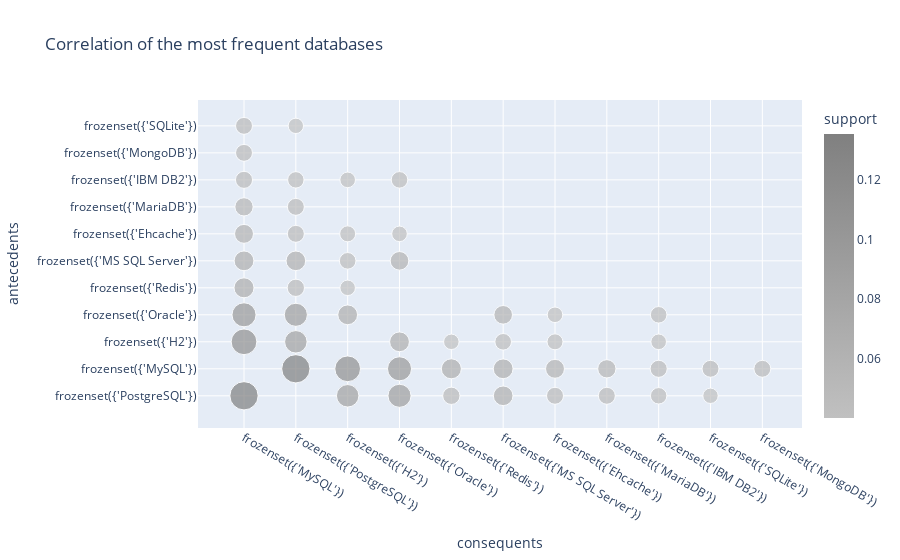

Notebook cell for this chart:
### Code cell
import plotly.express as px 
#colors = {:'gray'}
#colors = {'Relational':'silver','NoSQL':'gray'}
#c = rules1c['support'].apply(lambda x: colors[x])

fig = px.scatter(rules1c, x="consequents", y="antecedents", size='support', title='Correlation of the most frequent databases',
color = 'support', hover_data=['support'],
color_continuous_scale = ["silver","gray"])
#color_discrete_map = 'support',
#hover_data=['support'])
##color_continuous_scale = ["black","grey11","grey21","grey31","dimgray","gray","darkgray","slategray","silver","lightgrey","gainsboro"])

#px = plt.subplot(111) #specify a subplot
#px.legend()
#for i in px.patches:
#    px.annotate(i.get_height(),(i.get_x() + i.get_width() / 2, i.get_height()),
#    ha='center', va='baseline', fontsize=10, color='black', xytext=(0, 1),textcoords='offset points')

fig.show()

### Figure 1 — Plotly figure (JSON) as saved in the notebook; plotly's stock layout.template omitted (floating-point values rounded to 4 significant figures)
{"data": [{"customdata": [[0.1353], [0.1353], [0.112], [0.112], [0.09811], [0.09811], [0.09022], [0.09022], [0.08549], [0.08549], [0.06782], [0.06782], [0.06625], [0.06625], [0.06625], [0.06625], [0.0653], [0.0653], [0.06057], [0.06057], [0.05868], [0.05868], [0.05647], [0.05647], [0.05079], [0.05079], [0.04953], [0.04953], [0.0489], [0.0489], [0.0489], [0.0489], [0.04858], [0.04858], [0.04858], [0.04858], [0.04669], [0.04669], [0.04637], [0.04637], [0.04574], [0.04574], [0.04322], [0.04322], [0.04132], [0.04132], [0.04101], [0.04101], [0.04069], [0.04069], [0.04006], [0.04006]], "hovertemplate": "consequents=%{x}<br>antecedents=%{y}<br>support=%{marker.color}<extra></extra>", "legendgroup": "", "marker": {"color": [0.1353, 0.1353, 0.112, 0.112, 0.09811, 0.09811, 0.09022, 0.09022, 0.08549, 0.08549, 0.06782, 0.06782, 0.06625, 0.06625, 0.06625, 0.06625, 0.0653, 0.0653, 0.06057, 0.06057, 0.05868, 0.05868, 0.05647, 0.05647, 0.05079, 0.05079, 0.04953, 0.04953, 0.0489, 0.0489, 0.0489, 0.0489, 0.04858, 0.04858, 0.04858, 0.04858, 0.04669, 0.04669, 0.04637, 0.04637, 0.04574, 0.04574, 0.04322, 0.04322, 0.04132, 0.04132, 0.04101, 0.04101, 0.04069, 0.04069, 0.04006, 0.04006], "coloraxis": "coloraxis", "size": [0.1353, 0.1353, 0.112, 0.112, 0.09811, 0.09811, 0.09022, 0.09022, 0.08549, 0.08549, 0.06782, 0.06782, 0.06625, 0.06625, 0.06625, 0.06625, 0.0653, 0.0653, 0.06057, 0.06057, 0.05868, 0.05868, 0.05647, 0.05647, 0.05079, 0.05079, 0.04953, 0.04953, 0.0489, 0.0489, 0.0489, 0.0489, 0.04858, 0.04858, 0.04858, 0.04858, 0.04669, 0.04669, 0.04637, 0.04637, 0.04574, 0.04574, 0.04322, 0.04322, 0.04132, 0.04132, 0.04101, 0.04101, 0.04069, 0.04069, 0.04006, 0.04006], "sizemode": "area", "sizeref": 0.0003383, "symbol": "circle"}, "mode": "markers", "name": "", "orientation": "v", "showlegend": false, "type": "scatter", "x": ["frozenset({'MySQL'})", "frozenset({'PostgreSQL'})", "frozenset({'MySQL'})", "frozenset({'H2'})", "frozenset({'MySQL'})", "frozenset({'Oracle'})", "frozenset({'Oracle'})", "frozenset({'PostgreSQL'})", "frozenset({'PostgreSQL'})", "frozenset({'H2'})", "frozenset({'MySQL'})", "frozenset({'Redis'})", "frozenset({'Oracle'})", "frozenset({'MySQL'})", "frozenset({'H2'})", "frozenset({'MS SQL Server'})", "frozenset({'PostgreSQL'})", "frozenset({'MS SQL Server'})", "frozenset({'Ehcache'})", "frozenset({'MySQL'})", "frozenset({'Oracle'})", "frozenset({'MS SQL Server'})", "frozenset({'MariaDB'})", "frozenset({'MySQL'})", "frozenset({'Redis'})", "frozenset({'PostgreSQL'})", "frozenset({'IBM DB2'})", "frozenset({'MySQL'})", "frozenset({'MariaDB'})", "frozenset({'PostgreSQL'})", "frozenset({'Ehcache'})", "frozenset({'PostgreSQL'})", "frozenset({'MySQL'})", "frozenset({'SQLite'})", "frozenset({'MySQL'})", "frozenset({'MongoDB'})", "frozenset({'MS SQL Server'})", "frozenset({'H2'})", "frozenset({'IBM DB2'})", "frozenset({'Oracle'})", "frozenset({'PostgreSQL'})", "frozenset({'IBM DB2'})", "frozenset({'Ehcache'})", "frozenset({'H2'})", "frozenset({'H2'})", "frozenset({'IBM DB2'})", "frozenset({'Oracle'})", "frozenset({'Ehcache'})", "frozenset({'Redis'})", "frozenset({'H2'})", "frozenset({'SQLite'})", "frozenset({'PostgreSQL'})"], "xaxis": "x", "y": ["frozenset({'PostgreSQL'})", "frozenset({'MySQL'})", "frozenset({'H2'})", "frozenset({'MySQL'})", "frozenset({'Oracle'})", "frozenset({'MySQL'})", "frozenset({'PostgreSQL'})", "frozenset({'Oracle'})", "frozenset({'H2'})", "frozenset({'PostgreSQL'})", "frozenset({'Redis'})", "frozenset({'MySQL'})", "frozenset({'H2'})", "frozenset({'MS SQL Server'})", "frozenset({'Oracle'})", "frozenset({'MySQL'})", "frozenset({'MS SQL Server'})", "frozenset({'PostgreSQL'})", "frozenset({'MySQL'})", "frozenset({'Ehcache'})", "frozenset({'MS SQL Server'})", "frozenset({'Oracle'})", "frozenset({'MySQL'})", "frozenset({'MariaDB'})", "frozenset({'PostgreSQL'})", "frozenset({'Redis'})", "frozenset({'MySQL'})", "frozenset({'IBM DB2'})", "frozenset({'PostgreSQL'})", "frozenset({'MariaDB'})", "frozenset({'PostgreSQL'})", "frozenset({'Ehcache'})", "frozenset({'MongoDB'})", "frozenset({'MySQL'})", "frozenset({'SQLite'})", "frozenset({'MySQL'})", "frozenset({'H2'})", "frozenset({'MS SQL Server'})", "frozenset({'Oracle'})", "frozenset({'IBM DB2'})", "frozenset({'IBM DB2'})", "frozenset({'PostgreSQL'})", "frozenset({'H2'})", "frozenset({'Ehcache'})", "frozenset({'IBM DB2'})", "frozenset({'H2'})", "frozenset({'Ehcache'})", "frozenset({'Oracle'})", "frozenset({'H2'})", "frozenset({'Redis'})", "frozenset({'PostgreSQL'})", "frozenset({'SQLite'})"], "yaxis": "y"}], "layout": {"coloraxis": {"colorbar": {"title": {"text": "support"}}, "colorscale": [[0, "silver"], [1, "gray"]]}, "legend": {"itemsizing": "constant", "tracegroupgap": 0}, "title": {"text": "Correlation of the most frequent databases"}, "xaxis": {"anchor": "y", "domain": [0, 1], "title": {"text": "consequents"}}, "yaxis": {"anchor": "x", "domain": [0, 1], "title": {"text": "antecedents"}}}}
